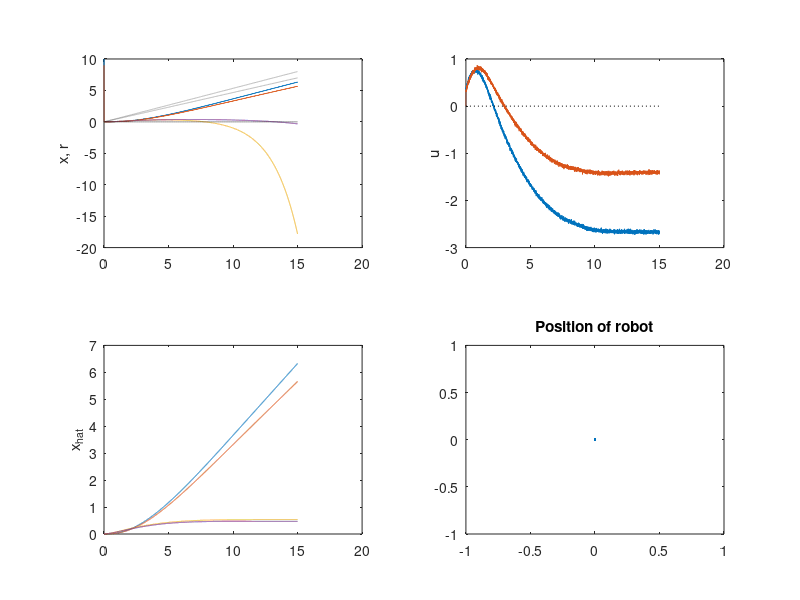

MATLAB code to generate this figure: (Note: this script raises an error after producing the figure.)
%Discrete LQR + Kalman Filter
clear
figure(1)
clf
m = 10;
cx = 5;
cy = 3;
kx = 0;
ky = 0;

Q = .02*eye(4);
R = .01*eye(2);

N = 5000;
tf = 15;
t = linspace(0, tf, N);
dt = t(2) - t(1);
r(:,1) = linspace(0, 8, N);
r(:,2) = linspace(0, 7, N);
r(:,3) = zeros(1,N);
r(:,4) = zeros(1,N);
r = r';


A_cont = [0 0 1 0; 0 0 0 1; kx/m 0 cx/m 0; 0 ky/m 0 cy/m];
B_cont =[0 0 1/m 0; 0 0 0 1/m]';
C_cont = [1 0 0 0; 0 1 0 0];
sys_cont = ss(A_cont, B_cont, C_cont, zeros(2,2));
sys_disc = c2d(sys_cont, dt);
A = sys_disc.a;
B = sys_disc.b;
C = sys_disc.c;


x_nominal = zeros(4,N);
x_nominal(:,1) = [0 0 0 0]';
x(:,1) = [0 0 0 0]';
x_hat(:,1) = [0 0 0 0]';
x_pred(:,1) = [0 0 0 0]';

sigma_pred = zeros(4,4,N);
sigma_update = zeros(4,4,N);
lambda = zeros(4,4,N);
u = zeros(2,N);

% Q_lqr = 5*eye(4);
Q_lqr = [1 0 0 0; 0 1 0 0; 0 0 1 0; 0 0 0 1];
R_lqr = 0.1*eye(2);
[K_ss, ~, ~] = dlqr(A, B, Q_lqr, R_lqr); %K is lqr gain, P is solution to Riccatti eqn, E is eig(A-BK) of system
[L_ss, ~, ~] = dlqr(A', C', Q, R);

w = .01*randn(2, N);
v = .02*randn(2, N);
G = eye(2);
H = eye(2);


% % for tracking controller
P = zeros(4,4,N);
s = zeros(4,4,N);
Qf = [1 0 0 0; 0 1 0 0; 0 0 10 0; 0 0 0 10];
% s(:,N) = - Qf*r(:,N);
for k= N:-1:2
    P_dot= - P(:,:,k)*A - A'*P(:,:,k) + P(:,:,k)*B*inv(R_lqr)*B'*P(:,:,k)- Q_lqr;
    s_dot= (P(:,:,k)*B*inv(R)*B'- A')*s(:,k) + Q*r(:,k);
    P(:,:,k-1)= P(:,:,k) - P_dot*dt;
    s(:,k-1)= s(:,k) - s_dot*dt;
end
% 
x_hat_plus(:,1) = [10 9 0 0]';
P_plus(:,:,1) = zeros(4,4);
z(:,1) = [0 0]';
for k=2:N
   x_nominal(:,k) = A*x_nominal(:,k-1) + B*u(:,k-1);
   %trajectory control
    u(:,k) = -K_ss*(x_nominal(:,k) - r(:,k)) + G*v(:,k) - R\B'*s(:,k);
% %    u(:,k) = -K_ss*(x_hat_plus(:,k-1)) + G*v(:,k);
%         u(:,k) = -K_ss*(x(:,k-1)) + G*v(:,k);
        u_error(:,k) = -K_ss*x_hat_plus(:,k-1) + G*v(:,k-1);
%     %state estimation
%     %prediction step
%     x_pred(:,k) = A*x_hat(:,k-1) + B*u_error(:,k-1);
%     sigma_pred(:,:,k) = A*sigma_update(:,:,k-1)*A' + Q;
%     z_err(:,k) = C*x_pred(:,k) + H*w(:,k);  %Take a measurement, plus some noise.
%     
% %     %update step
%     S(:,:,k) = C*sigma_pred(:,:,k)*C' + R;
%     L(:,:,k) = sigma_pred(:,:,k)*C'/S(:,:,k);
%     x_hat(:,k) = x_pred(:,k) + L(:,:,k)*(z_err(:,k) - C*x_pred(:,k));
%     sigma_update(:,:,k) = sigma_pred(:,:,k) - L(:,:,k)*C*sigma_pred(:,:,k);
%     
%     lambda(:,:,k) = (A-B*K_ss)*lambda(:,:,k-1)*(A-B*K_ss)'+ L(:,:,k)*C*sigma_pred(:,:,k);
%     
%     x(:,k) = (x_nominal(:,k) + x_hat(:,k));

% %Regular Kalman Filter.
x_hat_minus(:,k) = A*x_hat_plus(:,k-1) + B*u(:,k-1);
P_minus(:,:,k) = A*P_plus(:,:,k-1)*A' + Q;
z(:,k) = C*x_nominal(:,k) + w(:,k);

K(:,:,k) = P_minus(:,:,k)*C'/(C*P_minus(:,:,k)*C' + R);
x_hat_plus(:,k) = x_hat_minus(:,k) + K(:,:,k)*(z(:,k) - C*x_hat_minus(:,k));
P_plus(:,:,k) = inv(P_minus(:,:,k));
    

end


subplot(2,2,1)
plot(t, x_hat_plus)
ylabel('x, r')
hold on
plot(t,r,'k:')
subplot(2,2,2)
plot(t,u)
ylabel('u')
hold on
plot([0;15],[0;0], 'k:')
subplot(2,2,3)
plot(t, x_nominal)
% plot(t, x_hat_plus)
hold on
% plot(t,r, ':')
ylabel('x_{hat}')
subplot(2,2,4)
% plot(r(1,:), r(2,:), 'k:', x_hat(1,:), x_hat(2,:))
plot(x(1,:), x(2,:))
% hold on
% plot
title('Position of robot')

hold on
for i = 1:100:N
%     plot(x(1,i), x(2,i), 'k:', x_hat(1,i), x_hat(2,i), 'rx')
    plot_gaussian_ellipsoid([x_hat_plus(1, i), x_hat_plus(2,i)], P_plus(1:2,1:2,i), 4, 25); % mean, std dev, stdwidth (2~= .86), n points. 
end
legend('estimated position', 'error ellipse', 'Location', 'NorthWest')
